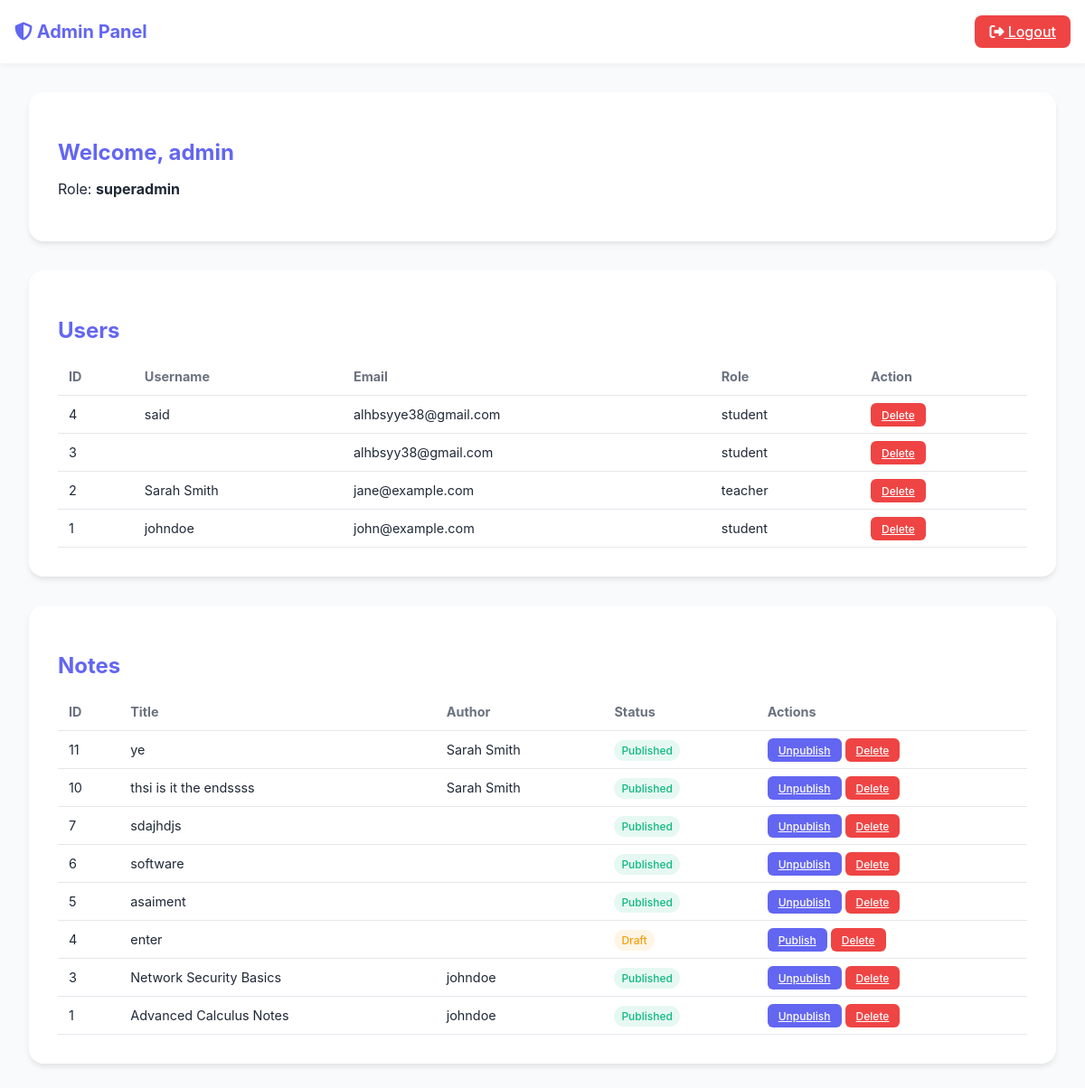
The page /admin.php?login=success (signed in) on the database as committed earlier.
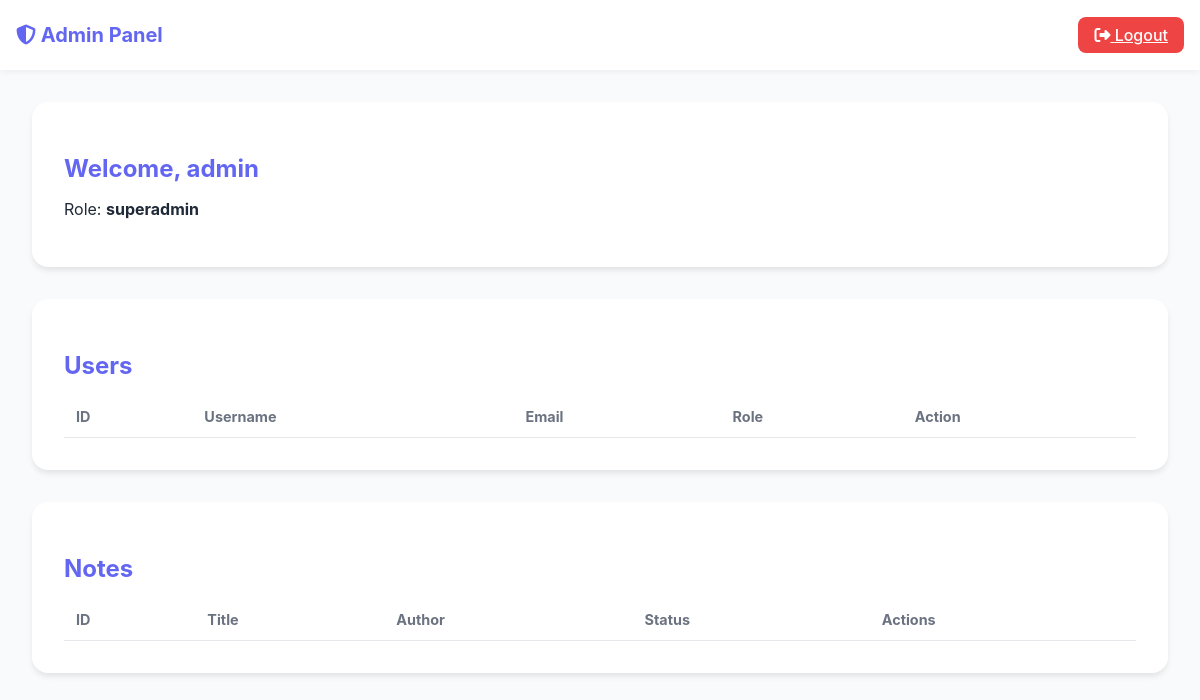
The same page on the database as committed later.
### tables this page shows
CREATE TABLE IF NOT EXISTS `users` (
  `id` int UNSIGNED NOT NULL AUTO_INCREMENT,
  `username` varchar(40) NOT NULL,
  `email` varchar(120) NOT NULL,
  `password_hash` varchar(255) NOT NULL,
  `role` enum('student','teacher','professional') DEFAULT 'student',
  `avatar_url` varchar(255) DEFAULT 'https://via.placeholder.com/150',
  `cover_url` varchar(255) DEFAULT NULL,
  `bio` text,
  `university` varchar(100) DEFAULT NULL,
  `major` varchar(100) DEFAULT NULL,
  `study_year` varchar(30) DEFAULT NULL,
  `member_since` date DEFAULT NULL,
  `created_at` timestamp NULL DEFAULT CURRENT_TIMESTAMP,
  `updated_at` timestamp NULL DEFAULT CURRENT_TIMESTAMP ON UPDATE CURRENT_TIMESTAMP,
  `last_activity` datetime DEFAULT NULL,
  `email_verified` tinyint(1) DEFAULT '0',
  PRIMARY KEY (`id`),
  UNIQUE KEY `username` (`username`),
  UNIQUE KEY `email` (`email`),
  KEY `idx_user_email` (`email`),
  KEY `idx_user_name` (`username`)
);

CREATE TABLE IF NOT EXISTS `notes` (
  `id` int UNSIGNED NOT NULL AUTO_INCREMENT,
  `user_id` int UNSIGNED NOT NULL,
  `category_id` tinyint UNSIGNED NOT NULL,
  `title` varchar(255) NOT NULL,
  `description` text,
  `file_url` varchar(255) NOT NULL,
  `file_size` bigint UNSIGNED DEFAULT NULL,
  `file_type` varchar(10) DEFAULT NULL,
  `status` enum('published','draft','private') DEFAULT 'draft',
  `downloads` int UNSIGNED DEFAULT '0',
  `likes` int UNSIGNED DEFAULT '0',
  `views` int UNSIGNED DEFAULT '0',
  `created_at` timestamp NULL DEFAULT CURRENT_TIMESTAMP,
  `updated_at` timestamp NULL DEFAULT CURRENT_TIMESTAMP ON UPDATE CURRENT_TIMESTAMP,
  PRIMARY KEY (`id`),
  KEY `idx_notes_user` (`user_id`),
  KEY `idx_notes_cat` (`category_id`),
  KEY `idx_notes_status` (`status`),
  KEY `idx_notes_created` (`created_at`)
);

### bootstrap.php (called while the page is built, shortened)
<?php
function e(string $s): string
{
    return htmlspecialchars($s, ENT_QUOTES | ENT_SUBSTITUTE, 'UTF-8');
}

### admin.php (the view, shortened to what this page needs)
<?php
require __DIR__ . '/bootstrap.php';
$adminId = (int)$_SESSION['auth_admin_id'];
$stmt    = $pdo->prepare('SELECT * FROM admins WHERE id = ?');
$stmt->execute([$adminId]);
$admin   = $stmt->fetch();
$users = $pdo->query('SELECT * FROM users ORDER BY id DESC')->fetchAll();
$notes = $pdo->query('SELECT n.*, u.username FROM notes n JOIN users u ON u.id = n.user_id ORDER BY n.id DESC')->fetchAll();
?>
<!doctype html>
<html lang="en">
<head>
    <link rel="stylesheet" href="https://cdnjs.cloudflare.com/ajax/libs/font-awesome/6.4.0/css/all.min.css">
</head>
<body>
<nav class="nav">
    <div class="cnt">
        <a href="admin.php" class="logo"><i class="fas fa-shield-alt"></i> Admin Panel</a>
        <a href="logout.php" class="btn-logout"><i class="fas fa-sign-out-alt"></i> Logout</a>
    </div>
</nav>
<div class="admin">
    <div class="card">
        <h2>Welcome, <?= e($admin['username']) ?></h2>
        <p>Role: <strong><?= e($admin['role']) ?></strong></p>
    </div>
    <div class="card">
        <h2>Users</h2>
        <table>
            <thead><tr><th>ID</th><th>Username</th><th>Email</th><th>Role</th><th>Action</th></tr></thead>
            <tbody>
                <?php foreach ($users as $u): ?>
                <tr>
                    <td><?= $u['id'] ?></td><td><?= e($u['username']) ?></td><td><?= e($u['email']) ?></td><td><?= e($u['role']) ?></td>
                    <td><a href="?action=del_user&id=<?= $u['id'] ?>" class="btn-sm btn-danger" onclick="return confirm('Delete user?')">Delete</a></td>
                </tr>
                <?php endforeach; ?>
            </tbody>
        </table>
    </div>
    <div class="card">
        <h2>Notes</h2>
        <table>
            <thead><tr><th>ID</th><th>Title</th><th>Author</th><th>Status</th><th>Actions</th></tr></thead>
            <tbody>
                <?php foreach ($notes as $n): ?>
                <tr>
                    <td><?= $n['id'] ?></td><td><?= e($n['title']) ?></td><td><?= e($n['username']) ?></td>
                    <td><span class="badge badge-<?= e($n['status']) ?>"><?= ucfirst($n['status']) ?></span></td>
                    <td>
                        <?php if ($n['status']==='published'): ?>
                            <a href="?action=unpub_note&id=<?= $n['id'] ?>" class="btn-sm btn-info">Unpublish</a>
                        <?php else: ?>
                            <a href="?action=pub_note&id=<?= $n['id'] ?>" class="btn-sm btn-info">Publish</a>
                        <?php endif; ?>
                        <a href="?action=del_note&id=<?= $n['id'] ?>" class="btn-sm btn-danger" onclick="return confirm('Delete note?')">Delete</a>
                    </td>
                </tr>
                <?php endforeach; ?>
            </tbody>
        </table>
    </div>
</div>
</body>
</html>

### admin.php (style rules this page uses)
:root { --p:#6366f1;--pd:#4f46e5;--t:#1f2937;--ts:#6b7280;--bg:#f9fafb;--b:#e5e7eb;--ok:#10b981;--bad:#ef4444; }
body { font-family:Inter,sans-serif;background:var(--bg);color:var(--t);margin:0; }
.nav { position:sticky;top:0;background:#fff;box-shadow:0 2px 6px rgba(0,0,0,.05);z-index:1000; }
.nav .cnt { max-width:1200px;margin:auto;padding:0 1rem;display:flex;align-items:center;justify-content:space-between;height:70px; }
.nav .logo { font-weight:700;color:var(--p);text-decoration:none;font-size:1.25rem; }
.btn-logout { background:var(--bad);color:#fff;border:none;padding:.5rem 1rem;border-radius:8px;font-weight:500; }
.admin { padding:2rem;max-width:1200px;margin:auto; }
.card { background:#fff;border-radius:16px;box-shadow:0 4px 6px -1px rgba(0,0,0,.1);padding:2rem;margin-bottom:2rem; }
h2 { margin-bottom:1rem;color:var(--p); }
table { width:100%;border-collapse:collapse;font-size:.9rem; }
th,td { padding:.75rem;text-align:left;border-bottom:1px solid var(--b); }
th { color:var(--ts); }
.badge { padding:.25rem .5rem;border-radius:12px;font-size:.75rem;font-weight:500; }
.badge-published { background:rgba(16,185,129,.1);color:var(--ok); }
.badge-draft { background:rgba(245,158,11,.1);color:#f59e0b; }
.btn-sm { padding:.35rem .75rem;border:none;border-radius:6px;font-size:.75rem;font-weight:500;cursor:pointer; }
.btn-danger { background:var(--bad);color:#fff; }
.btn-info { background:var(--p);color:#fff; }

Rows that differ between the two databases and show on the page:
removed users: id "4", username "said", email "alhbsyye38@gmail.com", role "student"
removed users: id "3", email "alhbsyy38@gmail.com", role "student"
removed users: id "2", username "Sarah Smith", email "jane@example.com", role "teacher"
removed users: id "1", username "johndoe", email "john@example.com", role "student"
removed notes: id "11", title "ye", user.username "Sarah Smith", status "Published"
removed notes: id "10", title "thsi is it the endssss", user.username "Sarah Smith", status "Published"
removed notes: id "7", title "sdajhdjs", status "Published"
removed notes: id "6", title "software", status "Published"
removed notes: id "5", title "asaiment", status "Published"
removed notes: id "4", title "enter", status "Draft"
removed notes: id "3", title "Network Security Basics", user.username "johndoe", status "Published"
removed notes: id "1", title "Advanced Calculus Notes", user.username "johndoe", status "Published"
